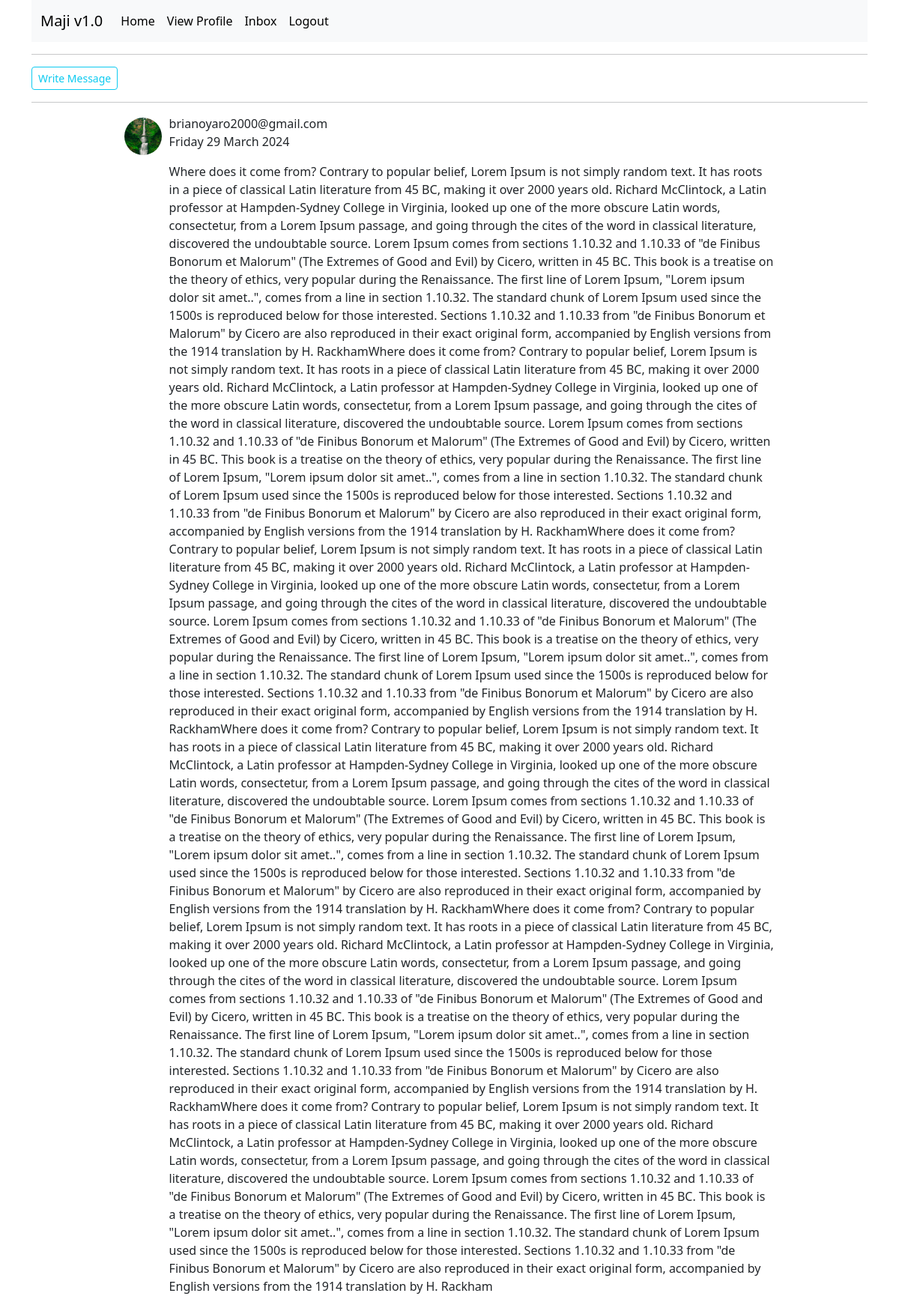
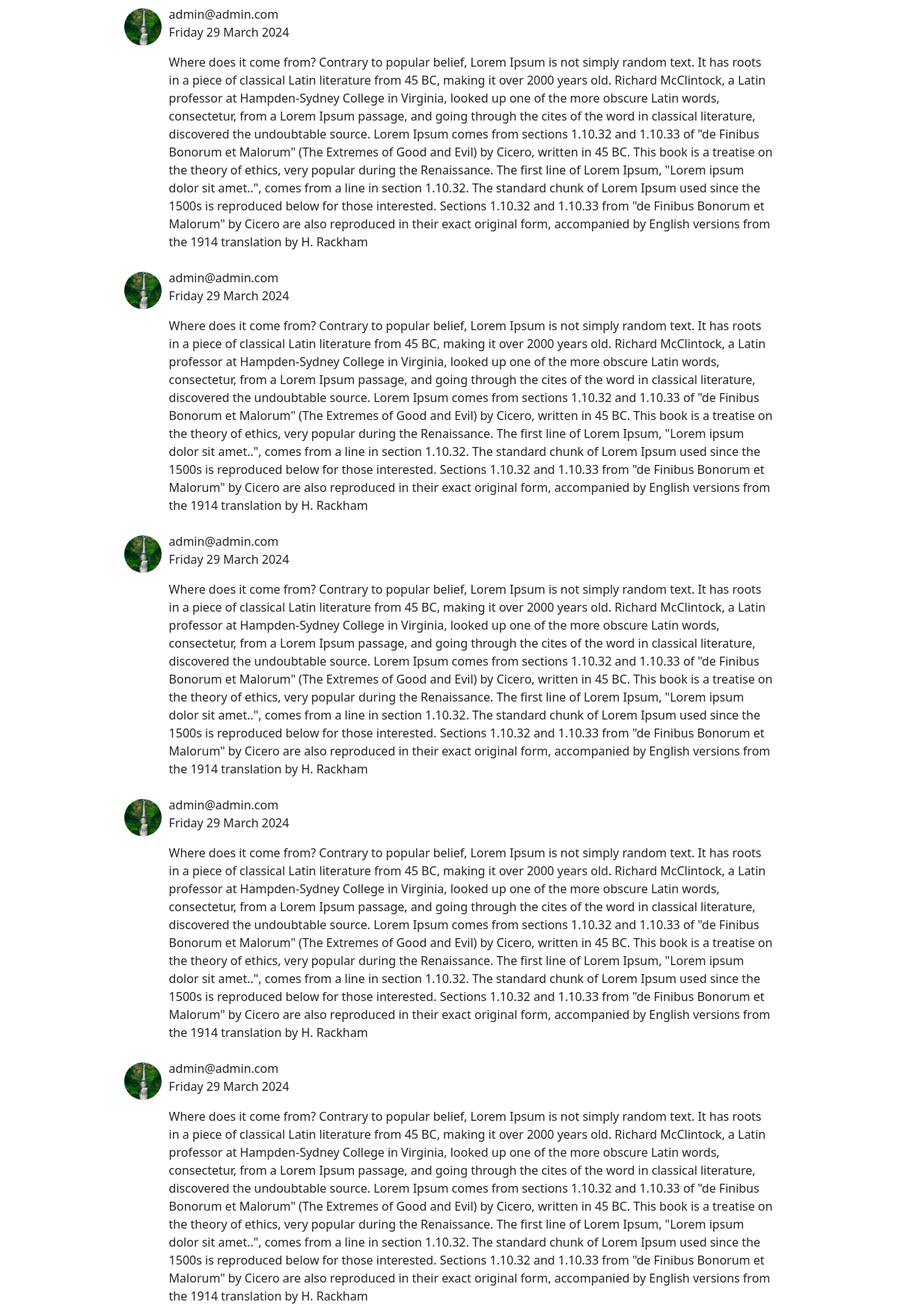
Screenshot of /inbox (signed in, upper part) with the database file from the repository (2 pictures, top to bottom).
### app/models.py (models this page shows, shortened)
class Message(db.Model):
    id = db.Column(db.Integer, primary_key=True)
    content = db.Column(db.Text, nullable=False)
    time = db.Column(db.DateTime, nullable=False, default=datetime.utcnow)
    sender_id = db.Column(db.Integer, db.ForeignKey('users.id'), nullable=False)
    receiver_id = db.Column(db.Integer, db.ForeignKey('users.id'), nullable=False)

class Users(UserMixin, db.Model):
    id = db.Column(db.Integer, primary_key=True)
    username = db.Column(db.String(50), index=True)
    email = db.Column(db.String(120), index=True, unique=True)
    county = db.Column(db.String(30))
    phone_number = db.Column(db.String(13))
    password_hash = db.Column(db.String(128))
    type = db.Column(db.String(10))
    profile_pic = db.Column(db.String(40), nullable=False, default="default.jpg")
    orderee = db.relationship("Order", foreign_keys='Order.buyer_name', backref='purchaser', lazy="dynamic")
    ordered_to = db.relationship("Order", foreign_keys='Order.seller_id', cascade="all, delete-orphan", backref='seller', lazy="dynamic")
    sender = db.relationship("Message", foreign_keys='Message.sender_id', cascade="all, delete-orphan", backref='sender', lazy='dynamic')
    receiver = db.relationship("Message", foreign_keys='Message.receiver_id', cascade="all, delete-orphan", backref='receiver', lazy='dynamic')

### app/main/routes.py (the view)
@bp.route('/inbox', methods=["GET", "POST"])
@login_required
def inbox():
    page = request.args.get("page", 1, type=int)
    messages = Message.query.filter_by(receiver=current_user).order_by(Message.id.desc()).paginate(page=page,per_page= current_app.config['PER_PAGE'], error_out=False)
    next_url = url_for("main.inbox", page=messages.next_num) if messages.has_next else None
    prev_url = url_for("main.inbox", page=messages.prev_num) if messages.has_prev else None
    return render_template('inbox.html', messages=messages, title="MyInbox", next_url=next_url, prev_url=prev_url)

### app/models.py (called while the page is built)
@login.user_loader
def Load_user(id):
    return Users.query.get(int(id))

### app/templates/inbox.html (shortened to what this page needs)
{% extends 'base.html' %}
{% block content %}
<a href="{{ url_for("main.new_message") }}" class="btn btn-outline-info btn-sm">Write Message</a>
<hr>
{% if messages.items|length > 0 %}
        {% for message in messages.items %}
                <div style="display: flex; max-width: 80%" class="container mb-2">
			<div> <img class="rounded-circle mt-1" style="height: 50px; width: 50px;" src="{{ url_for("static", filename="pictures/" + message.sender.profile_pic) }}"></div>
                        <div style="display: block; margin-left: 10px;">
                                <p>{{ message.sender.email }}<br>{{ message.time.strftime("%A %d %B %Y") }}</p>
                                <p>{{ message.content }}</p>
                        </div>
                </div>
        {% endfor %}
{% else %}
        <p><i>No messages</i></p>
{% endif %}
{% endblock %}

### rows the page displays
Message: profile_pic (placeholder picture), sender.email "brianoyaro2000@gmail.com", time "Friday 29 March 2024", content "Where does it come from? Contrary to popular belief, Lorem Ipsum is not simply random text. It has roots in a piece of classical Latin literature from 45 BC, making it over 2000 years old. Richard McClintock, a Latin professor at Hampden-Sydney College in Virginia, looked up one of the more obscure Latin words, consectetur, from a Lorem Ipsum passage, and going through the cites of the word in classical literature, discovered the undoubtable source. Lorem Ipsum comes from sections 1.10.32 and 1.10.33 of \"de Finibus Bonorum et Malorum\" (The Extremes of Good and Evil) by Cicero, written in 45 BC. This book is a treatise on the theory of ethics, very popular during the Renaissance. The first…"
Message: profile_pic (picture), sender.email "admin@admin.com", time "Friday 29 March 2024", content "Where does it come from? Contrary to popular belief, Lorem Ipsum is not simply random text. It has roots in a piece of classical Latin literature from 45 BC, making it over 2000 years old. Richard McClintock, a Latin professor at Hampden-Sydney College in Virginia, looked up one of the more obscure Latin words, consectetur, from a Lorem Ipsum passage, and going through the cites of the word in classical literature, discovered the undoubtable source. Lorem Ipsum comes from sections 1.10.32 and 1.10.33 of \"de Finibus Bonorum et Malorum\" (The Extremes of Good and Evil) by Cicero, written in 45 BC. This book is a treatise on the theory of ethics, very popular during the Renaissance. The first…"
Message: profile_pic (picture), sender.email "admin@admin.com", time "Friday 29 March 2024", content "Where does it come from? Contrary to popular belief, Lorem Ipsum is not simply random text. It has roots in a piece of classical Latin literature from 45 BC, making it over 2000 years old. Richard McClintock, a Latin professor at Hampden-Sydney College in Virginia, looked up one of the more obscure Latin words, consectetur, from a Lorem Ipsum passage, and going through the cites of the word in classical literature, discovered the undoubtable source. Lorem Ipsum comes from sections 1.10.32 and 1.10.33 of \"de Finibus Bonorum et Malorum\" (The Extremes of Good and Evil) by Cicero, written in 45 BC. This book is a treatise on the theory of ethics, very popular during the Renaissance. The first…"
Message: profile_pic (picture), sender.email "admin@admin.com", time "Friday 29 March 2024", content "Where does it come from? Contrary to popular belief, Lorem Ipsum is not simply random text. It has roots in a piece of classical Latin literature from 45 BC, making it over 2000 years old. Richard McClintock, a Latin professor at Hampden-Sydney College in Virginia, looked up one of the more obscure Latin words, consectetur, from a Lorem Ipsum passage, and going through the cites of the word in classical literature, discovered the undoubtable source. Lorem Ipsum comes from sections 1.10.32 and 1.10.33 of \"de Finibus Bonorum et Malorum\" (The Extremes of Good and Evil) by Cicero, written in 45 BC. This book is a treatise on the theory of ethics, very popular during the Renaissance. The first…"
Message: profile_pic (picture), sender.email "admin@admin.com", time "Friday 29 March 2024", content "Where does it come from? Contrary to popular belief, Lorem Ipsum is not simply random text. It has roots in a piece of classical Latin literature from 45 BC, making it over 2000 years old. Richard McClintock, a Latin professor at Hampden-Sydney College in Virginia, looked up one of the more obscure Latin words, consectetur, from a Lorem Ipsum passage, and going through the cites of the word in classical literature, discovered the undoubtable source. Lorem Ipsum comes from sections 1.10.32 and 1.10.33 of \"de Finibus Bonorum et Malorum\" (The Extremes of Good and Evil) by Cicero, written in 45 BC. This book is a treatise on the theory of ethics, very popular during the Renaissance. The first…"
Message: profile_pic (picture), sender.email "admin@admin.com", time "Friday 29 March 2024", content "Where does it come from? Contrary to popular belief, Lorem Ipsum is not simply random text. It has roots in a piece of classical Latin literature from 45 BC, making it over 2000 years old. Richard McClintock, a Latin professor at Hampden-Sydney College in Virginia, looked up one of the more obscure Latin words, consectetur, from a Lorem Ipsum passage, and going through the cites of the word in classical literature, discovered the undoubtable source. Lorem Ipsum comes from sections 1.10.32 and 1.10.33 of \"de Finibus Bonorum et Malorum\" (The Extremes of Good and Evil) by Cicero, written in 45 BC. This book is a treatise on the theory of ethics, very popular during the Renaissance. The first…"
